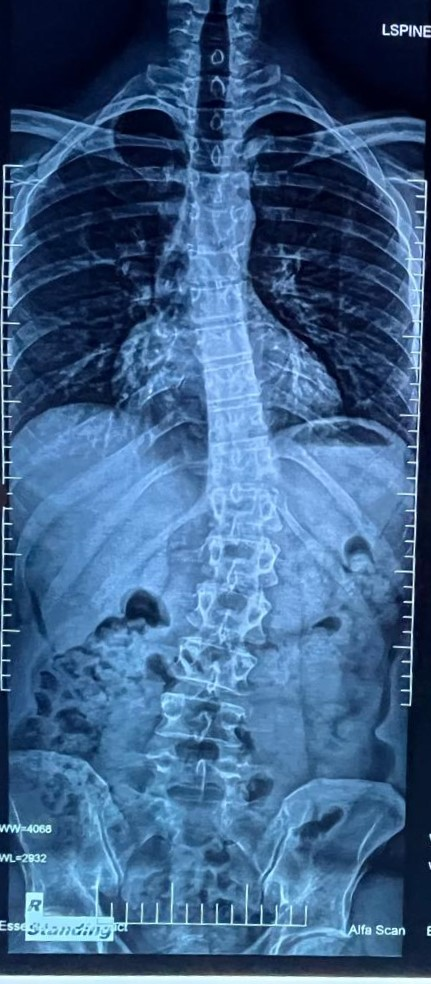
#> input picture 31y,M.jpg, 431 x 984 px, given in place of idiopathic-scoliosis-2 (1).jpg, which was not available
$ python 'Heat Equation.py'   (older library calls are emulated)
#> lines starting #> are read from the running program, lines starting #| are printed output that depends on the picture; after the words box and inside, x2 and y2 are one past the last pixel; in counts of white or black regions, pixels touching at a corner belong together; pictures that were not available may be replaced by others from this repository, and a replacement may not be noted
import numpy as np  # For handling arrays and numerical operations
import cv2  # For reading the image
import matplotlib.pyplot as plt  # For displaying images

# Parameters
K = 0.1  # Diffusivity coefficient (controls edge preservation)
alpha = 0.03  # Diffusion coefficient (controls smoothing intensity)
dt = 0.1  # Time step (smaller values improve stability)
num_steps = 50  # Number of timesteps (how long diffusion runs)

# Load the image from the specified directory
image_path = r".\Train\Scol\idiopathic-scoliosis-2 (1).jpg"  # Use raw string for Windows path
print(f"Loading image from: {image_path}")  # Print the image path

image = cv2.imread(image_path, cv2.IMREAD_GRAYSCALE)  # Load grayscale image
#> image: shape (984, 431); min 0, max 255, mean 90.4

# Check if the image was loaded successfully
if image is None:
    print(f"Error: Could not load image. Please check the file path: {image_path}")
else:
    print("Image loaded successfully. Proceeding with heat equation simulation...")

    # Normalize pixel values to the range [0, 1]
    u = image / 255.0  # Normalize to [0, 1] to make calculations easier

    # Heat equation simulation loop
    for _ in range(num_steps):
        # Compute gradients in the x and y directions
        grad_x = np.roll(u, -1, axis=0) - np.roll(u, 1, axis=0)
        grad_y = np.roll(u, -1, axis=1) - np.roll(u, 1, axis=1)

        # Calculate the gradient magnitude
        grad_magnitude = np.sqrt(grad_x**2 + grad_y**2)

        # Anisotropic diffusivity function
        diffusivity = 1 / (1 + (grad_magnitude / K)**2)  # Update this with the anisotropic diffusivity formula

        # Compute the Laplacian (second derivatives)
        laplacian = (
            np.roll(u, 1, axis=0)
            + np.roll(u, -1, axis=0)
            + np.roll(u, 1, axis=1)
            + np.roll(u, -1, axis=1)
            - 4 * u
        )

        # Update the image according to the heat equation with edge preservation
        u = u + alpha * dt * diffusivity * laplacian
#> this loop made 50 passes
#> pass 1, `diffusivity = 1 / (1 + (grad_magnitude / K)**2)`:
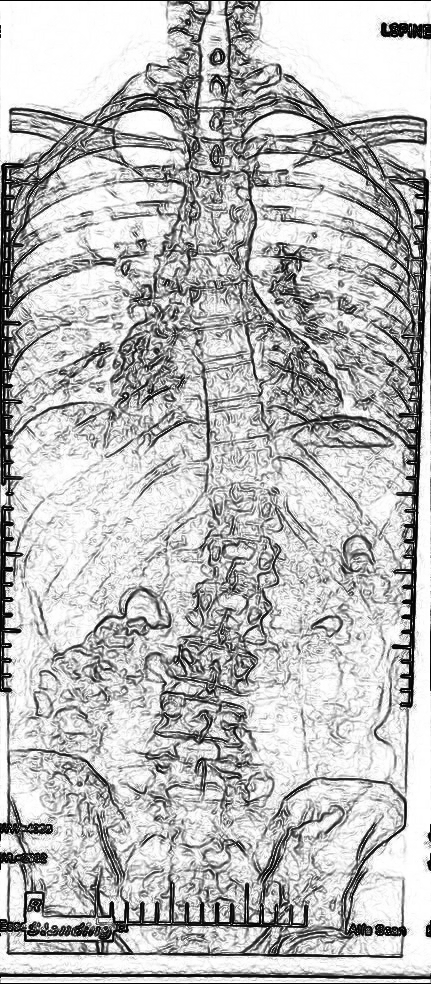
#> diffusivity: shape (984, 431) float64; min 0.00963, max 1, mean 0.736

    # Scale the result back to [0, 255] for saving
    u_new_scaled = (u * 255).astype(np.uint8)

    # Histogram Equalization to enhance visibility
    u_new_equalized = cv2.equalizeHist(u_new_scaled)
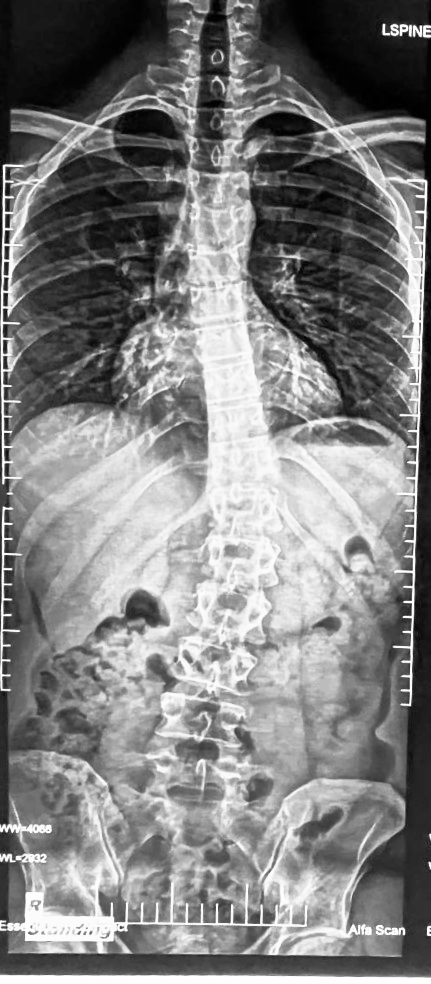
#> u_new_equalized: shape (984, 431); min 0, max 255, mean 128.2

    # Save the smoothed image as "processed_image.jpg" in the specified directory
    output_path = r"D:\Reseach day\ARC\heat_result.jpg"  # Specify the output file name and path
    cv2.imwrite(output_path, u_new_equalized)
    print(f"Smoothed image saved as: {output_path}")


image_path = "./Train/Scol/IMG-20241120-WA0033.jpg"  # Replace with your image path
image = cv2.imread(image_path, cv2.IMREAD_GRAYSCALE)
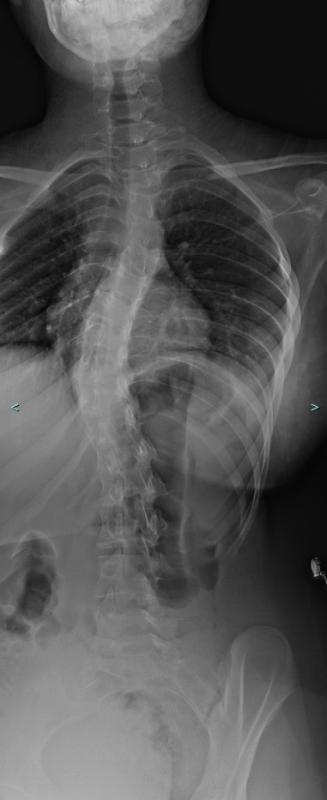
#> input picture N1-Rt-TAIS-F-15-yrs_jpg.rf.e7d71f10e01dee49c9300535e95049bf.jpg, 327 x 800 px, given in place of IMG-20241120-WA0033.jpg, which was not available
#> image: shape (800, 327); min 0, max 204, mean 85.3

if image is None:
    print("Error: Could not load the image.")
else:
    # Step 1: Adaptive Histogram Equalization
    clahe = cv2.createCLAHE(clipLimit=3.0, tileGridSize=(8, 8))  # Experiment with clipLimit
    equalized = clahe.apply(image)
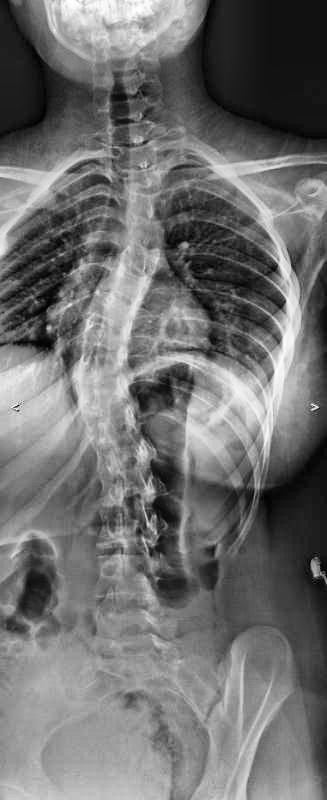
#> equalized: shape (800, 327); min 1, max 254, mean 111.6

    # Step 2: Sobel Filter (Gradient Magnitude)
    grad_x = cv2.Sobel(equalized, cv2.CV_64F, 1, 0, ksize=3)
    grad_y = cv2.Sobel(equalized, cv2.CV_64F, 0, 1, ksize=3)
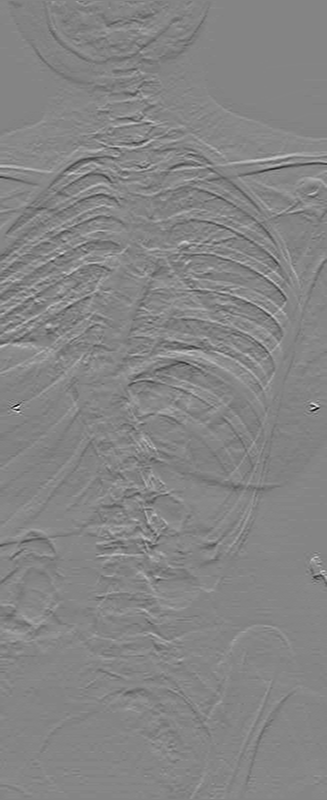
#> grad_y: shape (800, 327) float64; min -705, max 647, mean 0.5; drawn with min black and max white
    grad_magnitude = cv2.magnitude(grad_x, grad_y)
    grad_magnitude = np.uint8(np.absolute(grad_magnitude))
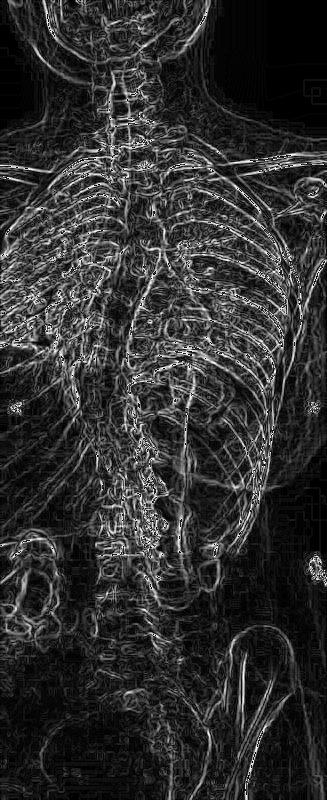
#> grad_magnitude: shape (800, 327); min 0, max 255, mean 48.1

    # Step 3: Thresholding for Spinal Cord Region
    _, thresholded = cv2.threshold(grad_magnitude, 50, 255, cv2.THRESH_BINARY)
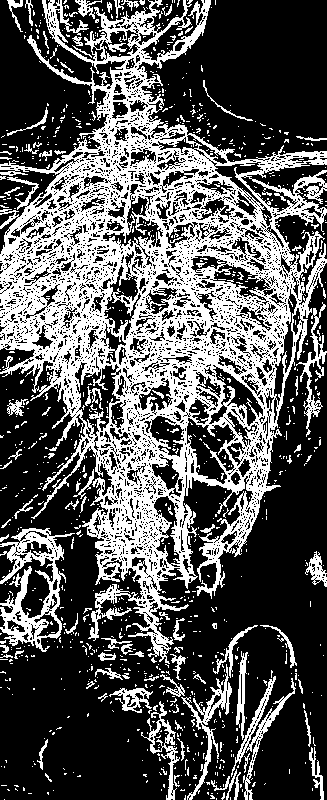
#> thresholded: shape (800, 327); 34.5% white; 1028 white regions (929 under 20 px), largest, box (x1, y1, x2, y2) and area: (0, 0, 327, 664) 72937, (0, 528, 75, 652) 3316, (231, 676, 296, 800) 1183

    # Step 4: Region Growing (Seed-based Segmentation)
    # Start from a point near the spinal cord center (you can adjust this)
    seed_point = (image.shape[1] // 2, image.shape[0] // 2)
#> seed_point = (163, 400)
    mask = np.zeros_like(thresholded)
#> (the run stopped early here; a loop or call above may not have finished)
